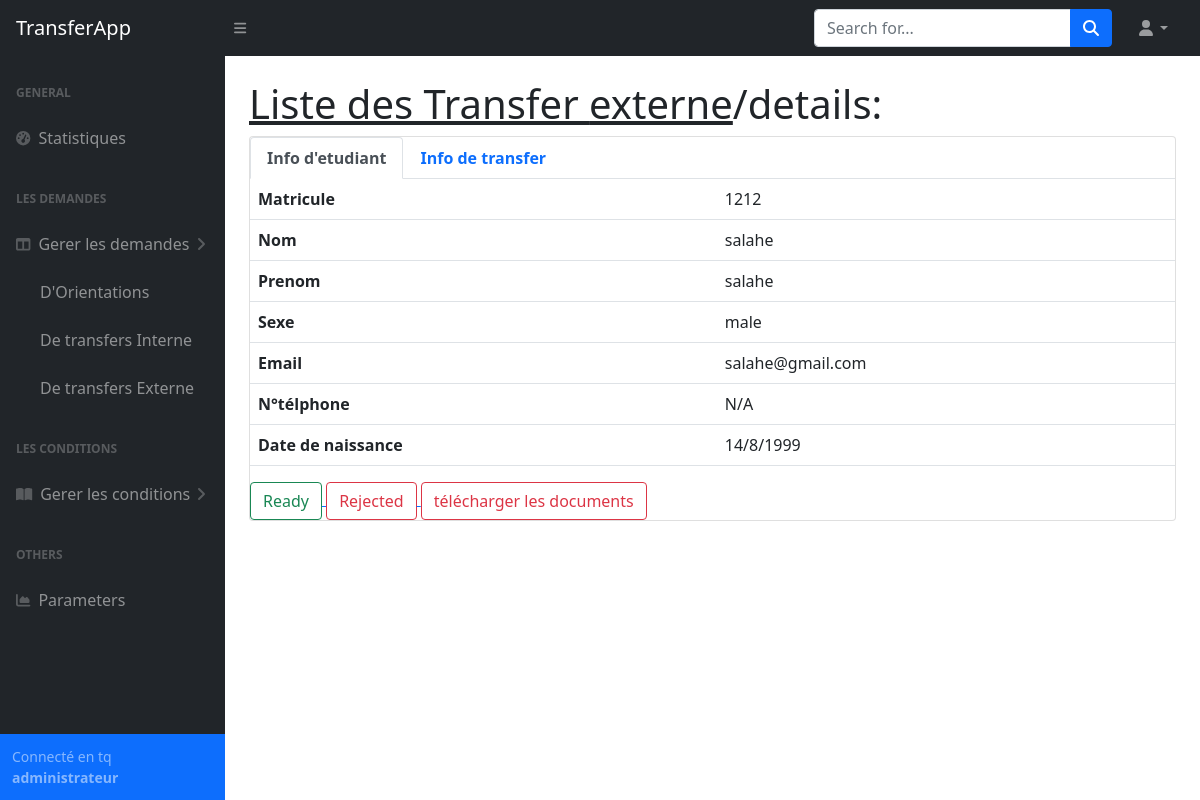
The page /admin/demande_details/externe/1/ (signed in) on the database its author committed.
### tables this page shows
CREATE TABLE "etudiant" (
	"matricule"	INTEGER NOT NULL,
	"email"	TEXT NOT NULL,
	"password"	TEXT NOT NULL,
	"nom"	TEXT NOT NULL,
	"prenom"	TEXT NOT NULL,
	"telephone"	TEXT NOT NULL,
	"sexe"	TEXT NOT NULL,
	"date_naissance"	TEXT NOT NULL,
	PRIMARY KEY("matricule")
);

### App.py (the view)
@app.route('/admin/demande_details/<type>/<id_transfer>/')
def transferInterneDetails(id_transfer, type):
    if session.get("email") != None:
        id_transfer = int(id_transfer)
        transferInfo = db.getTransferRequest(id_transfer)
        if transferInfo['conge_academic'] == 1:
            transferInfo['conge_academic'] = 'oui'
        else:
            transferInfo['conge_academic'] = 'non'
        matricule = transferInfo['matricule']
        StudentInfo = db.getStudentInfo(matricule)
        db.closeConnection()
        return render_template('admin/demande_details.html', transferInfo = transferInfo, StudentInfo = StudentInfo, type = type)
    return redirect(url_for('login'))

### database_api.py (called while the page is built)
def closeConnection():
    print("closing connection...")
    con.close

def getStudentInfo(matricule):
    try:
        cursor.execute('select * from etudiant where matricule=:matricule',{'matricule':matricule})
    except Error as e:
        print(e)
        return None
    else:
        res = cursor.fetchone()
        return res

def getSpecialiteInformation(id_specialite:int):
    try:
        cursor.execute('select * from specialite where id=:id',{'id':id_specialite})
    except Error as e:
        print(e)
        return None
    else:
        specialitie = cursor.fetchone()
        return {
                'id':specialitie[0],
                'name':specialitie[1],
                'niveau':specialitie[2],
                'orientation_places':specialitie[3],
                'transfer_places':specialitie[4],
                'id_dep':specialitie[5],
                'id_fac':specialitie[6]
            }

### templates/admin/demande_details.html (shortened to what this page needs)
{% extends "admin/base.html" %}
{% block content %}
<main>
    <div class="container-fluid px-4">
        <h1 class="mt-4"><a class="link-dark" href="#">Liste des Transfer {{type}}</a>/details:</h1>
        <div class="card mb-4">
            <ul class="nav nav-tabs" id="myTab" role="tablist">
                <li class="nav-item" role="presentation">
                  <button class="nav-link active" id="etudiant-tab" data-bs-toggle="tab" data-bs-target="#etudiant" type="button" role="tab" aria-controls="etudiant" aria-selected="true"><b>Info d'etudiant</b></button>
                </li>
                <li class="nav-item" role="presentation">
                  <button class="nav-link" id="profile-tab" data-bs-toggle="tab" data-bs-target="#profile" type="button" role="tab" aria-controls="profile" aria-selected="false"><b>Info de transfer</b></button>
                </li>
            </ul>
            <div class="tab-content" id="myTabContent">
                <div class="tab-pane fade show active" id="etudiant" role="tabpanel" aria-labelledby="etudiant-tab">
                    <table class="table">
                        <tbody>
                            <tr>
                                <td><b>Matricule</b></td>
                                <td>{{StudentInfo[0]}}</td>
                            </tr>
                            <tr>
                                <td><b>Nom</b></td>
                                <td>{{StudentInfo[3]}}</td>
                            </tr>
                            <tr>
                                <td><b>Prenom</b></td>
                                <td>{{StudentInfo[4]}}</td>
                            </tr>
                            <tr>
                                <td><b>Sexe</b></td>
                                <td>{{StudentInfo[6]}}</td>
                            </tr>
                            <tr>
                                <td><b>Email</b></td>
                                <td>{{StudentInfo[1]}}</td>
                            </tr>
                            <tr>
                                <td><b>N°télphone</b></td>
                                <td>{{StudentInfo[5]}}</td>
                            </tr>
                            <tr>
                                <td><b>Date de naissance</b></td>
                                <td>{{StudentInfo[7]}}</td>
                            </tr>
                        </tbody>
                      </table>
                </div>
            </div>
            <div class="d-grid gap-2 d-md-block">
                <a href="{{url_for('updateTransferEtat', matricule = transferInfo['matricule'], State = 'ready')}}">
                    <button type="button" class="btn btn-outline-success">Ready</button>
                </a>
                <a href="{{url_for('updateTransferEtat', matricule = transferInfo['matricule'], State = 'rejected')}}">
                    <button type="button" class="btn btn-outline-danger">Rejected</button>
                </a>
                <a href="{{url_for('downloadDocs', matricule = transferInfo['matricule'])}}">
                    <button type="button" class="btn btn-outline-danger">télécharger les documents</button>
                </a>
            </div>
        </div>
    </div>
</main>
{% endblock content %}

### rows shown on the page
etudiant: matricule "1212", nom "salahe", prenom "salahe", sexe "male", email "salahe@gmail.com", telephone "N/A", date_naissance "14/8/1999"

### other values the page prints
{{ type }} "externe"
